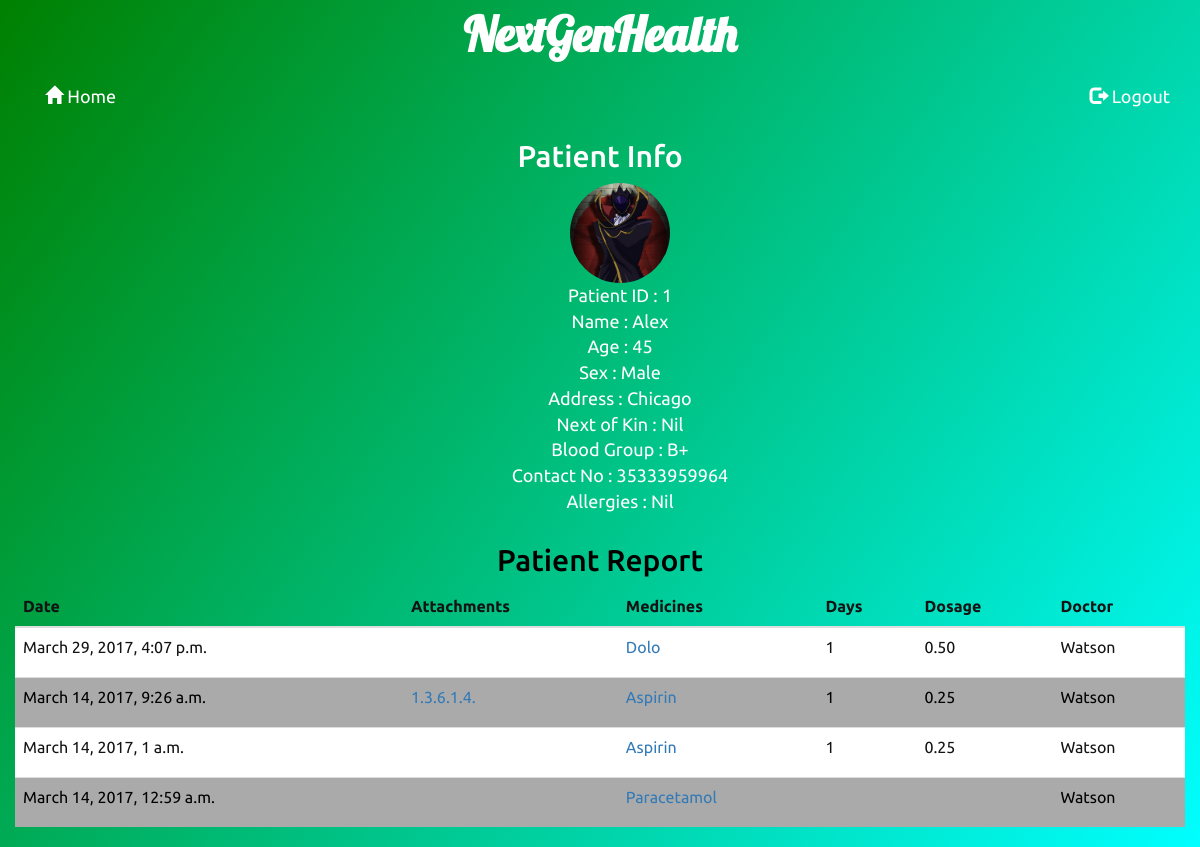
Screenshot of /patient/pat_id=1/ (signed in) with the database file from the repository.
### patient/models.py (models this page shows, shortened)
class Patient(models.Model) :
    p_id = models.BigIntegerField(primary_key=True)
    user = models.OneToOneField(User , on_delete = models.CASCADE)
    p_image = models.ImageField(upload_to = 'images/patients')
    p_name = models.CharField(max_length = 50)
    p_age = models.IntegerField(null=False)
    p_sx = models.CharField(max_length = 10)
    p_addr = models.CharField(max_length = 100)
    p_NoK = models.CharField(max_length = 50 , default = "Nil")
    p_blood = models.CharField(max_length = 3)
    p_contact = models.CharField(max_length = 50)
    p_allerg = models.CharField(max_length = 100 , default = "Nil")

### doctor/models.py (models this page shows, shortened)
class Report(models.Model) :
    patient_no = models.ForeignKey(Patient)
    date = models.DateTimeField(auto_now_add = True)
    med = models.CharField(max_length = 1000)
    attach = models.ImageField(upload_to = 'images/attachments' , null = True , blank = True)
    doc = models.CharField(max_length = 50)
    class Meta :
        unique_together = (('patient_no' , 'date'),)
    @property
    def medsplit(self) :
        return self.med.split(',')
    @property
    def imgsplit(self) :
        return str(self.attach).split('/')[2][0:10]

class Prescription(models.Model) :
    pres_id = models.ForeignKey(Report)
    dosage = models.DecimalField(max_digits = 3 , decimal_places = 2 , default = 1)
    morn = models.BooleanField()
    noon = models.BooleanField()
    nite = models.BooleanField()
    timing = models.CharField(max_length = 10)
    days = models.IntegerField(default = 1)

### patient/views.py (the view)
# urls.py: url(r'^patient/pat_id=(?P<patient_id>[0-9]+)/$' , views.pat_info , name='patient_info') ,
@login_required(login_url = '/patient/')
def pat_info(request , patient_id , **kwargs) :
    reports = Report.objects.all()
    mreports = MedReport.objects.all()
    p_info = Patient.objects.all()
    pres_info = Prescription.objects.all()
    template = loader.get_template('pat_info.html')
    context = {'reports' : reversed(reports) , 'patient_id' : patient_id , 'mreports' : mreports , 'p_info' : p_info , 'pres_info' : pres_info}
    try:
        pid = Report.objects.filter(patient_no=patient_id)
    except Report.DoesNotExist:
        raise Http404("Patient record does not exist in the database")
    return HttpResponse(template.render(context , request))

### patient/template/pat_info.html (shortened to what this page needs)
<head>
    <link rel="stylesheet" href="/static/bootstrap-3.3.7-dist/css/bootstrap.min.css">
    <link rel="stylesheet" href="/static/animate.css">
</head>
<body style="background-color:#999;font-family: Ubuntu;font-size:18px;" id="info">
  <div class="container-fluid" id="title">
  <div class="page-header" style="height:50px;border:none;text-align:center;font-weight:bold;font-size:48px;color:#fff;margin-top:0;">
    <a href="../.." style="text-decoration:none;color:#fff;font-family:Lobster;">NextGenHealth</a>
  </div>
</div>
  <div id="nav-wrapper">
  <nav id="nav" class="navbar navbar-default" data-spy="affix" data-offset-top="70" style="border:none;">
    <div class="container-fluid">
      <div class="navbar-collapse collapse">
      <ul class="nav navbar-nav" style="color:#fff;">
          <li id="hm"><a href=".." id="tag"><span class="glyphicon glyphicon-home"></span> Home</a></li>
      </ul>
      <ul class="nav navbar-nav navbar-right" style="color:#000;">
        <li><a href="../logout" id="tag"><span class="glyphicon glyphicon-log-out"></span> Logout</a></li>
      </ul>
    </div>
    </div>
  </nav>
</div>
    <div class="container-fluid" style="text-align:center;color:#fff;">
            <h2>Patient Info</h2>
            {% for p in p_info %}
            {% if p.p_id|slugify == patient_id %}
              <ul style="list-style:none;">
                <li><img src="../../media/{{p.p_image}}" alt="{{p.p_image}}" class="img-circle img-responsive" height="100" width="100"  id="displayed"/></li>
                <li>Patient ID : {{patient_id}} <li>
                <li>Name : {{p.p_name}} </li>
                <li>Age : {{p.p_age}} </li>
                <li>Sex : {{p.p_sx}} </li>
                <li>Address : {{p.p_addr}} </li>
                <li>Next of Kin : {{p.p_NoK}} </li>
                <li>Blood Group : {{p.p_blood}} </li>
                <li>Contact No : {{p.p_contact}} </li>
                <li>Allergies : {{p.p_allerg}} </li>
              </ul>
            {%endif%}
            {%endfor%}
      </div>
        <div class="container-fluid" id="report-table" style="text-align:center;">
            <h2 style="color:#000;">Patient Report</h2>
            <table class="table table-striped" style="color:#131313;" id="tab">
                <thead>
                    <tr>
                        <th>Date</th>
                        <th>Attachments</th>
                        <th>Medicines</th>
                        <th>Days</th>
                        <th>Dosage</th>
                        <th>Doctor</th>
                    </tr>
                </thead>
                <tbody>
                    {% for r in reports %}
                        {% if patient_id == r.patient_no.p_id|slugify %}
                            <tr>
                              <td>{{r.date}}</td>
                              <td>{% if r.attach %}
                              <p><a href="/../media/{{r.attach}}">{{r.imgsplit}}</a></p>
                              {% endif %}</td>
                                <td>
                                {% for m in r.medsplit %}
                                    {% for i in mreports %}
                                        {% if m|slugify == i.medname|slugify %}
                                        <p><a href="../med/med_id={{i.med_no}}/">{{m}}</a></p>
                                        {%endif%}
                                    {%endfor%}
                                {%endfor%}
                              </td>   <td>             {% for p in pres_info %}
                                          {% if p.pres_id == r %}
                            <p>{{p.days}}</p>{% endif %}
                            {% endfor %}</td>
                            <td>{% for p in pres_info %}
                                        {% if p.pres_id == r %}<p>{{p.dosage}}</p>{% endif %}
                                        {% endfor %}</td>
                                <td>{{r.doc}}</td>
                            </tr>
                        {% endif %}
                    {% endfor %}
                </tbody>
            </table>
        </div>
</body>

### patient/template/pat_info.html (style rules this page uses)
#tag { color: #fff; position: relative; }
#tag::before { content: ''; display: block; height: 5px; background-color: #000; position: absolute; top: 43px; width: 0%; transition: all ease-in-out 500ms; }
.table-striped > tbody > tr:nth-child(2n+1) > td, .table-striped > tbody > tr:nth-child(2n+1) > th { background-color: #fff; }
.table-striped > tbody > tr:nth-child(2n) > td, .table-striped > tbody > tr:nth-child(2n) > th { background-color: #aaa; color: #000; }
#displayed { display: block; margin-left: auto; margin-right: auto; }
#info { background: -webkit-linear-gradient(left top, green, cyan); background: -o-linear-gradient(left top, green, cyan); background: -moz-linear-gradient(left top, green, cyan); background: linear-gradient(left top, green, cyan); }
#nav { background-color: inherit; }

### rows the page displays
Patient: p_image (picture), p_id "1", p_name "Alex", p_age "45", p_sx "Male", p_addr "Chicago", p_NoK "Nil", p_blood "B+", p_contact "35333959964", p_allerg "Nil"
Report: date "March 29, 2017, 4:07 p.m.", med "Dolo", doc "Watson"
Prescription: days "1", dosage "0.50"
Report: date "March 14, 2017, 9:26 a.m.", imgsplit "1.3.6.1.4.", med "Aspirin", doc "Watson"
Prescription: days "1", dosage "0.25"
Report: date "March 14, 2017, 1 a.m.", med "Aspirin", doc "Watson"
Prescription: days "1", dosage "0.25"
Report: date "March 14, 2017, 12:59 a.m.", med "Paracetamol", doc "Watson"
